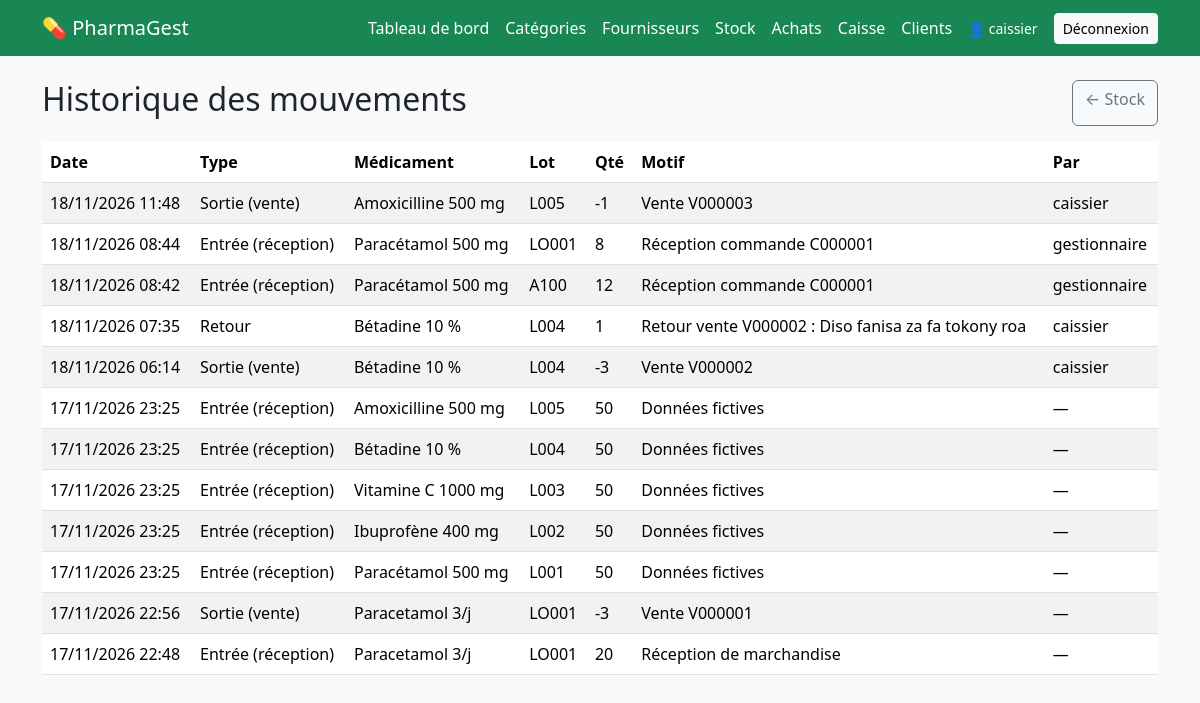
/stock/mouvements/ (signed in), run on the app's committed database.
### stock/models.py (models this page shows, shortened)
class MouvementStock(models.Model):
    TYPES = [
        ("entree", "Entrée (réception)"),
        ("sortie", "Sortie (vente)"),
        ("retour", "Retour"),
        ("correction", "Correction d'inventaire"),
    ]
    lot = models.ForeignKey(LotStock, on_delete=models.PROTECT, related_name="mouvements")
    type = models.CharField(max_length=12, choices=TYPES)
    quantite = models.IntegerField(help_text="Positif = entrée, négatif = sortie")
    motif = models.CharField(max_length=200, blank=True)
    utilisateur = models.ForeignKey(
        settings.AUTH_USER_MODEL, on_delete=models.SET_NULL, null=True, blank=True
    )
    date = models.DateTimeField(auto_now_add=True)
    class Meta:
        ordering = ["-date"]

class LotStock(models.Model):
    medicament = models.ForeignKey(
        "medicaments.Medicament", on_delete=models.PROTECT, related_name="lots"
    )
    fournisseur = models.ForeignKey(
        "fournisseurs.Fournisseur", on_delete=models.SET_NULL,
        null=True, blank=True, related_name="lots",
    )
    numero_lot = models.CharField(max_length=50)
    date_peremption = models.DateField()
    quantite_recue = models.PositiveIntegerField(validators=[MinValueValidator(1)])
    quantite = models.PositiveIntegerField(help_text="Quantité disponible")
    bloque = models.BooleanField(default=False)
    date_reception = models.DateTimeField(auto_now_add=True)
    class Meta:
        ordering = ["date_peremption"]  # FEFO : le plus proche de la péremption d'abord
        constraints = [
            models.UniqueConstraint(
                fields=["medicament", "numero_lot"], name="lot_unique_par_medicament"
            )
        ]

### medicaments/models.py (models this page shows)
class Medicament(models.Model):
    FORMES = [
        ("comprime", "Comprimé"),
        ("gelule", "Gélule"),
        ("sirop", "Sirop"),
        ("injectable", "Injectable"),
        ("pommade", "Pommade"),
        ("autre", "Autre"),
    ]
    nom_commercial = models.CharField(max_length=150)
    denomination_generique = models.CharField(max_length=150, blank=True)
    categorie = models.ForeignKey(
        Categorie, on_delete=models.PROTECT, related_name="medicaments"
    )
    forme = models.CharField(max_length=20, choices=FORMES, default="comprime")
    dosage = models.CharField(max_length=50, blank=True, help_text="Ex : 500 mg")
    laboratoire = models.CharField(max_length=150, blank=True)
    code_barres = models.CharField(max_length=50, unique=True, null=True, blank=True)
    photo = models.ImageField(upload_to="medicaments/", null=True, blank=True)
    prix_achat = models.DecimalField(
        max_digits=10, decimal_places=2, validators=[MinValueValidator(0)]
    )
    prix_vente = models.DecimalField(
        max_digits=10, decimal_places=2, validators=[MinValueValidator(0)]
    )
    seuil_alerte = models.PositiveIntegerField(default=10)
    actif = models.BooleanField(default=True)  # False = archivé
    date_creation = models.DateTimeField(auto_now_add=True)
    class Meta:
        ordering = ["nom_commercial"]
    def __str__(self):
        return f"{self.nom_commercial} {self.dosage}".strip()

### stock/views.py (the view)
# urls.py: path("mouvements/", views.mouvements, name="stock_mouvements"),
def mouvements(request):
    liste = MouvementStock.objects.select_related("lot__medicament", "utilisateur")[:100]
    return render(request, "stock/mouvements.html", {"mouvements": liste})

### templates/stock/mouvements.html
{% extends "base.html" %}
{% block content %}
<div class="d-flex justify-content-between mb-3">
  <h2>Historique des mouvements</h2>
  <a href="{% url 'stock_apercu' %}" class="btn btn-outline-secondary">← Stock</a>
</div>
<table class="table table-striped bg-white">
  <thead><tr><th>Date</th><th>Type</th><th>Médicament</th><th>Lot</th><th>Qté</th><th>Motif</th><th>Par</th></tr></thead>
  <tbody>
  {% for m in mouvements %}
    <tr>
      <td>{{ m.date|date:"d/m/Y H:i" }}</td>
      <td>{{ m.get_type_display }}</td>
      <td>{{ m.lot.medicament }}</td>
      <td>{{ m.lot.numero_lot }}</td>
      <td>{{ m.quantite }}</td>
      <td>{{ m.motif }}</td>
      <td>{{ m.utilisateur|default:"—" }}</td>
    </tr>
  {% empty %}
    <tr><td colspan="7" class="text-center">Aucun mouvement.</td></tr>
  {% endfor %}
  </tbody>
</table>
{% endblock %}

### templates/base.html (shortened to what this page needs)
<!DOCTYPE html>
<html lang="fr">
<head>
  <link href="https://cdn.jsdelivr.net/npm/bootstrap@5.3.3/dist/css/bootstrap.min.css" rel="stylesheet">
</head>
<body class="bg-light">
<nav class="navbar navbar-dark bg-success mb-4">
  <div class="container">
    <a class="navbar-brand" href="{% url 'medicament_liste' %}">💊 PharmaGest</a>
    <div class="d-flex gap-3 align-items-center flex-wrap">
      <a class="nav-link text-white" href="{% url 'dashboard' %}">Tableau de bord</a>
      <a class="nav-link text-white" href="{% url 'categorie_liste' %}">Catégories</a>
      <a class="nav-link text-white" href="{% url 'fournisseur_liste' %}">Fournisseurs</a>
      <a class="nav-link text-white" href="{% url 'stock_apercu' %}">Stock</a>
      <a class="nav-link text-white" href="{% url 'achat_liste' %}">Achats</a>
      <a class="nav-link text-white" href="{% url 'caisse' %}">Caisse</a>
      <a class="nav-link text-white" href="{% url 'client_liste' %}">Clients</a>
      {% if user.is_authenticated %}
        <span class="text-white small">👤 {{ user.username }}</span>
        <form method="post" action="{% url 'logout' %}" class="m-0">
          <button class="btn btn-light btn-sm">Déconnexion</button>
        </form>
      {% endif %}
    </div>
  </div>
</nav>
<div class="container">
  {% block content %}{% endblock %}
</div>
</body>
</html>

### data on the page
MouvementStock: date "18/11/2026 11:48", type "Sortie (vente)", lot.medicament "Amoxicilline 500 mg", lot.numero_lot "L005", quantite "-1", motif "Vente V000003", utilisateur "caissier"
MouvementStock: date "18/11/2026 08:44", type "Entrée (réception)", lot.medicament "Paracétamol 500 mg", lot.numero_lot "LO001", quantite "8", motif "Réception commande C000001", utilisateur "gestionnaire"
MouvementStock: date "18/11/2026 08:42", type "Entrée (réception)", lot.medicament "Paracétamol 500 mg", lot.numero_lot "A100", quantite "12", motif "Réception commande C000001", utilisateur "gestionnaire"
MouvementStock: date "18/11/2026 07:35", type "Retour", lot.medicament "Bétadine 10 %", lot.numero_lot "L004", quantite "1", motif "Retour vente V000002 : Diso fanisa za fa tokony roa", utilisateur "caissier"
MouvementStock: date "18/11/2026 06:14", type "Sortie (vente)", lot.medicament "Bétadine 10 %", lot.numero_lot "L004", quantite "-3", motif "Vente V000002", utilisateur "caissier"
MouvementStock: date "17/11/2026 23:25", type "Entrée (réception)", lot.medicament "Amoxicilline 500 mg", lot.numero_lot "L005", quantite "50", motif "Données fictives", utilisateur "—"
MouvementStock: date "17/11/2026 23:25", type "Entrée (réception)", lot.medicament "Bétadine 10 %", lot.numero_lot "L004", quantite "50", motif "Données fictives", utilisateur "—"
MouvementStock: date "17/11/2026 23:25", type "Entrée (réception)", lot.medicament "Vitamine C 1000 mg", lot.numero_lot "L003", quantite "50", motif "Données fictives", utilisateur "—"
MouvementStock: date "17/11/2026 23:25", type "Entrée (réception)", lot.medicament "Ibuprofène 400 mg", lot.numero_lot "L002", quantite "50", motif "Données fictives", utilisateur "—"
MouvementStock: date "17/11/2026 23:25", type "Entrée (réception)", lot.medicament "Paracétamol 500 mg", lot.numero_lot "L001", quantite "50", motif "Données fictives", utilisateur "—"
MouvementStock: date "17/11/2026 22:56", type "Sortie (vente)", lot.medicament "Paracetamol 3/j", lot.numero_lot "LO001", quantite "-3", motif "Vente V000001", utilisateur "—"
MouvementStock: date "17/11/2026 22:48", type "Entrée (réception)", lot.medicament "Paracetamol 3/j", lot.numero_lot "LO001", quantite "20", motif "Réception de marchandise", utilisateur "—"

### other printed values
{{ user.username }} "caissier"
